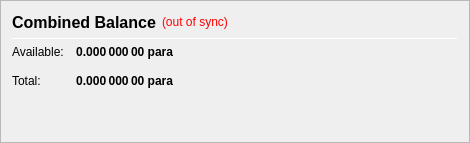
                   <widget class="QFrame" name="frame_CombinedBalances">
                    <property name="minimumSize">
                     <size>
                      <width>470</width>
                      <height>0</height>
                     </size>
                    </property>
                    <property name="frameShape">
                     <enum>QFrame::StyledPanel</enum>
                    </property>
                    <property name="frameShadow">
                     <enum>QFrame::Raised</enum>
                    </property>
                    <layout class="QVBoxLayout" name="verticalLayout_5">
                     <item>
                      <layout class="QHBoxLayout" name="horizontalLayout_5" stretch="0,0,0">
                       <item>
                        <widget class="QLabel" name="label_5z">
                         <property name="minimumSize">
                          <size>
                           <width>0</width>
                           <height>20</height>
                          </size>
                         </property>
                         <property name="font">
                          <font>
                           <pointsize>12</pointsize>
                           <weight>75</weight>
                           <bold>true</bold>
                          </font>
                         </property>
                         <property name="toolTip">
                          <string>Combined Balance (including unconfirmed and immature coins)</string>
                         </property>
                         <property name="text">
                          <string>Combined Balance</string>
                         </property>
                        </widget>
                       </item>
                       <item>
                        <widget class="QLabel" name="labelWalletStatus">
                         <property name="cursor">
                          <cursorShape>WhatsThisCursor</cursorShape>
                         </property>
                         <property name="toolTip">
                          <string>The displayed information may be out of date. Your wallet automatically synchronizes with the para network after a connection is established, but this process has not completed yet.</string>
                         </property>
                         <property name="styleSheet">
                          <string notr="true">QLabel { color: red; }</string>
                         </property>
                         <property name="text">
                          <string notr="true">(out of sync)</string>
                         </property>
                         <property name="alignment">
                          <set>Qt::AlignLeading|Qt::AlignLeft|Qt::AlignVCenter</set>
                         </property>
                        </widget>
                       </item>
                       <item>
                        <spacer name="horizontalSpacer_1">
                         <property name="orientation">
                          <enum>Qt::Horizontal</enum>
                         </property>
                         <property name="sizeHint" stdset="0">
                          <size>
                           <width>40</width>
                           <height>20</height>
                          </size>
                         </property>
                        </spacer>
                       </item>
                      </layout>
                     </item>
                     <item>
                      <widget class="Line" name="line_CombinedBalance">
                       <property name="minimumSize">
                        <size>
                         <width>0</width>
                         <height>1</height>
                        </size>
                       </property>
                       <property name="maximumSize">
                        <size>
                         <width>16777215</width>
                         <height>1</height>
                        </size>
                       </property>
                       <property name="orientation">
                        <enum>Qt::Horizontal</enum>
                       </property>
                      </widget>
                     </item>
                     <item>
                      <layout class="QGridLayout" name="gridLayout_3">
                       <property name="spacing">
                        <number>12</number>
                       </property>
                       <item row="1" column="0">
                        <widget class="QLabel" name="labelBalanceTextz">
                         <property name="text">
                          <string>Available:</string>
                         </property>
                        </widget>
                       </item>
                       <item row="1" column="1">
                        <widget class="QLabel" name="labelBalancez">
                         <property name="font">
                          <font>
                           <weight>75</weight>
                           <bold>true</bold>
                          </font>
                         </property>
                         <property name="cursor">
                          <cursorShape>IBeamCursor</cursorShape>
                         </property>
                         <property name="toolTip">
                          <string>Your current spendable balance</string>
                         </property>
                         <property name="text">
                          <string notr="true">0.000 000 00 para</string>
                         </property>
                         <property name="alignment">
                          <set>Qt::AlignRight|Qt::AlignTrailing|Qt::AlignVCenter</set>
                         </property>
                         <property name="textInteractionFlags">
                          <set>Qt::LinksAccessibleByMouse|Qt::TextSelectableByKeyboard|Qt::TextSelectableByMouse</set>
                         </property>
                        </widget>
                       </item>
                       <item row="2" column="0">
                        <widget class="QLabel" name="labelTotalTextz">
                         <property name="text">
                          <string>Total:</string>
                         </property>
                        </widget>
                       </item>
                       <item row="2" column="1">
                        <widget class="QLabel" name="labelTotalz">
                         <property name="font">
                          <font>
                           <weight>75</weight>
                           <bold>true</bold>
                          </font>
                         </property>
                         <property name="cursor">
                          <cursorShape>IBeamCursor</cursorShape>
                         </property>
                         <property name="toolTip">
                          <string>Total Balance, including all unavailable coins.</string>
                         </property>
                         <property name="text">
                          <string notr="true">0.000 000 00 para</string>
                         </property>
                         <property name="alignment">
                          <set>Qt::AlignRight|Qt::AlignTrailing|Qt::AlignVCenter</set>
                         </property>
                         <property name="textInteractionFlags">
                          <set>Qt::LinksAccessibleByMouse|Qt::TextSelectableByKeyboard|Qt::TextSelectableByMouse</set>
                         </property>
                        </widget>
                       </item>
                       <item row="2" column="3">
                        <spacer name="horizontalSpacer_2">
                         <property name="orientation">
                          <enum>Qt::Horizontal</enum>
                         </property>
                         <property name="sizeHint" stdset="0">
                          <size>
                           <width>40</width>
                           <height>20</height>
                          </size>
                         </property>
                        </spacer>
                       </item>
                      </layout>
                     </item>
                     <item>
                      <spacer name="verticalSpacer_1">
                       <property name="orientation">
                        <enum>Qt::Vertical</enum>
                       </property>
                       <property name="sizeHint" stdset="0">
                        <size>
                         <width>20</width>
                         <height>40</height>
                        </size>
                       </property>
                      </spacer>
                     </item>
                    </layout>
                   </widget>
